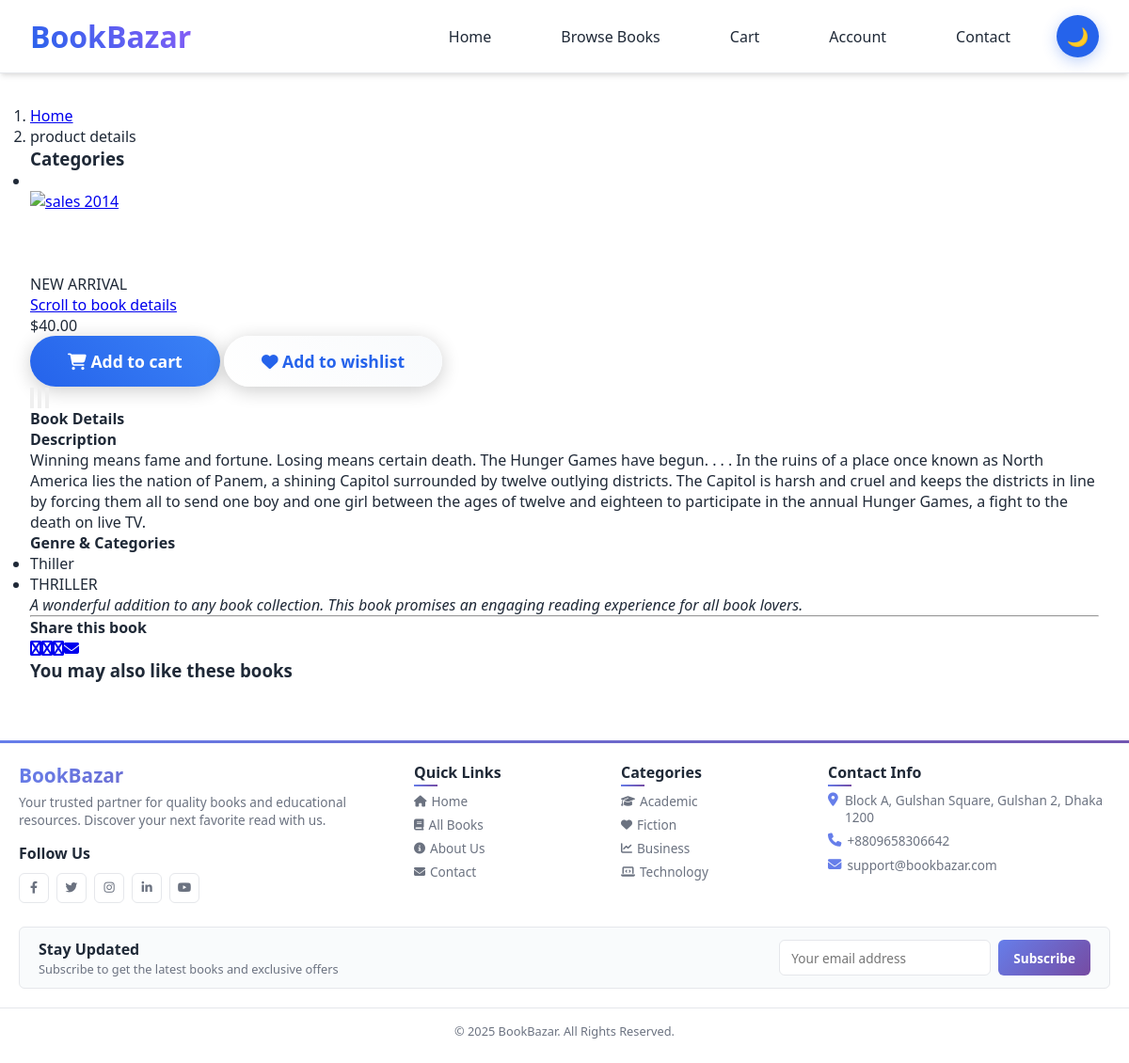
The page /product/the-hunger-games/ on the database its author committed.
### eco/models.py (models this page shows, shortened)
class Book(models.Model):
    title = models.CharField(max_length=200)
    author = models.ForeignKey(Author, on_delete=models.SET_NULL, null=True, blank=True)
    additional_authors = models.CharField(max_length=200, blank=True, help_text="Other authors, separated by commas")
    isbn = models.CharField(max_length=13, blank=True, verbose_name="ISBN")
    isbn13 = models.CharField(max_length=17, blank=True, verbose_name="ISBN-13")
    category = TreeForeignKey(Category, related_name='books', on_delete=models.SET_NULL, null=True, blank=True)
    genre = models.CharField(max_length=20, choices=BOOK_GENRES, blank=True)
    format_type = models.CharField(max_length=10, choices=BOOK_FORMATS, default='PAPERBACK')
    condition = models.CharField(max_length=10, choices=BOOK_CONDITIONS, default='NEW')
    publisher = models.ForeignKey(Publisher, on_delete=models.SET_NULL, null=True, blank=True)
    publication_date = models.DateField(null=True, blank=True)
    edition = models.CharField(max_length=50, blank=True)
    pages = models.PositiveIntegerField(null=True, blank=True)
    language = models.CharField(max_length=50, default='English')
    price = models.DecimalField(max_digits=10, decimal_places=2)
    discount_price = models.DecimalField(max_digits=10, decimal_places=2, null=True, blank=True)
    featured = models.BooleanField(default=False, help_text="Mark this book as featured on homepage")
    label1 = models.CharField(choices=LABEL_CHOICES, max_length=1, blank=True)
    label2 = models.CharField(choices=LABEL_CHOICES, max_length=1, blank=True)
    label3 = models.CharField(choices=LABEL_CHOICES, max_length=1, blank=True)
    cover_image = models.ImageField(upload_to='book_covers/', blank=True, null=True, help_text="Main book cover image")
    additional_images = models.ImageField(upload_to='book_images/', blank=True, null=True, help_text="Additional book images")
    description = models.TextField()
    excerpt = models.TextField(blank=True, help_text="Short excerpt or first chapter")
    stock_quantity = models.PositiveIntegerField(default=0)
    is_available = models.BooleanField(default=True)
    slug = models.SlugField(unique=True)
    created_at = models.DateTimeField(auto_now_add=True)
    updated_at = models.DateTimeField(auto_now=True)
    class Meta:
        ordering = ['-created_at']
        verbose_name = "Book"
        verbose_name_plural = "Books"
    def get_add_to_cart_url(self):
        return reverse("eco:add-to-cart", kwargs={'slug': self.slug})
    def get_add_to_wish_url(self):
        return reverse("eco:add-to-wish", kwargs={'slug': self.slug})

class Category(MPTTModel):
    name = models.CharField(max_length=50, unique=True)
    parent = TreeForeignKey('self', on_delete=models.CASCADE, null=True, blank=True, related_name='children', db_index=True)
    slug = models.SlugField(null=False, unique=True)
    description = models.TextField(blank=True)
    image = models.ImageField(upload_to='category_images/', blank=True, null=True)
    class MPTTMeta:
        order_insertion_by = ['name']
    class Meta:
        verbose_name_plural = "Categories"

### eco/views.py (the view)
# urls.py: path('product/<slug:slug>/', views.EcoDetail.as_view(), name='product-detail'),
class EcoDetail(DetailView):
    model = Book
    template_name = 'eco/detail.html'
    context_object_name = 'item'
    def get_context_data(self, **kwargs):
        context = super().get_context_data(**kwargs)
        context['categories'] = Category.objects.annotate(
            total_books=Count('books', filter=Q(books__is_available=True))
        )
        context['related_items'] = Book.objects.filter(category=self.object.category).exclude(pk=self.object.pk)[:3]
        if self.request.user.is_authenticated:
            context['in_wishlist'] = Wishlist.objects.filter(
                user=self.request.user,
                book=self.object
            ).exists()
            try:
                cart = Cart.objects.get(user=self.request.user)
                context['in_cart'] = CartItem.objects.filter(
                    cart=cart,
                    book=self.object
                ).exists()
            except Cart.DoesNotExist:
                context['in_cart'] = False
        else:
            context['in_wishlist'] = False
            context['in_cart'] = False
        return context

### eco/context_processors.py (called while the page is built, shortened)
def cart_count(request):
    cart_count = 0
    return {'cart_count': cart_count}

### templates/eco/detail.html (shortened to what this page needs)
{% extends "eco/base.html" %}
{% load static %}
{% load mptt_tags %}
{% block content %}
  <body>
    <div id="all">
      <div id="content">
        <div class="container">
          <div class="row">
            <div class="col-lg-12">
              <nav aria-label="breadcrumb">
                <ol class="breadcrumb">
                  <li class="breadcrumb-item"><a href="#">Home</a></li>
                  <li aria-current="page" class="breadcrumb-item active">product details</li>
                </ol>
              </nav>
            </div>
            <div class="col-lg-3">
              <div class="card sidebar-menu mb-4">
                <div class="card-header">
                  <h3 class="h4 card-title">Categories</h3>
                </div>
                <div class="card-body">
                  <ul class="nav nav-pills flex-column category-menu">
                    <li>
                  </li>
                  </ul>
                </div>
              </div>
              <div class="banner"><a href="#"><img src="{% static 'eco/img/banner.jpg' %}" alt="sales 2014" class="img-fluid"></a></div>
            </div>
            <div class="col-lg-9 order-1 order-lg-2">
              <div id="productMain" class="row">
                <div class="col-md-6">
                  <div data-slider-id="1" class="owl-carousel shop-detail-carousel">
                    <div class="item"> <img src="{{object.image.url}}" alt="" class="img-fluid"></div>
                    <div class="item"> <img src="{{object.image.url}}" alt="" class="img-fluid"></div>
                    <div class="item"> <img src="{{object.image.url}}" alt="" class="img-fluid"></div>
                  </div>
                  {% if object.label1 %}
                  <div class="ribbon sale">
                    <div class="theribbon">{{object.get_label1_display}}</div>
                  </div>
                  {% endif %}
                </div>
                <div class="col-md-6">
                  <div class="box">
                    <p class="goToDescription"><a href="#details" class="scroll-to">Scroll to book details</a></p>
                    <p class="price">${{object.price}}</p>
                    <p class="text-center buttons"><a href="{{ object.get_add_to_cart_url }}" class="btn btn-primary"><i class="fa fa-shopping-cart"></i> Add to cart</a>
                      <a href="{{ object.get_add_to_wish_url}}" class="btn btn-outline-primary"><i class="fa fa-heart"></i> Add to wishlist</a></p>
                  </div>
                  <div data-slider-id="1" class="owl-thumbs">
                    <button class="owl-thumb-item"><img src="{{object.image.url}}" alt="" class="img-fluid"></button>
                    <button class="owl-thumb-item"><img src="{{object.image.url}}" alt="" class="img-fluid"></button>
                    <button class="owl-thumb-item"><img src="{{object.image.url}}" alt="" class="img-fluid"></button>
                  </div>
                </div>
              </div>
              <div class="book-details box" id="details">
                <h4>Book Details</h4>
                <h4>Description</h4>
                <p>{{ object.description }}</p>
                <h4>Genre & Categories</h4>
                <ul>
                  <li>{{ object.category.name }}</li>
                  {% if object.genre %}
                  <li>{{ object.genre }}</li>
                  {% endif %}
                </ul>
                <blockquote>
                  <p><em>A wonderful addition to any book collection. This book promises an engaging reading experience for all book lovers.</em></p>
                </blockquote>
                <hr>
                <div class="social">
                  <h4>Share this book</h4>
                  <p><a href="#" class="external facebook"><i class="fa fa-facebook"></i></a><a href="#" class="external gplus"><i class="fa fa-google-plus"></i></a><a href="#" class="external twitter"><i class="fa fa-twitter"></i></a><a href="#" class="email"><i class="fa fa-envelope"></i></a></p>
                </div>
              </div>
              <div class="row same-height-row">
                <div class="col-md-3 col-sm-6">
                  <div class="box same-height">
                    <h3>You may also like these books</h3>
                  </div>
                </div>
              </div>
            </div>
          </div>
        </div>
      </div>
    </div>
  </body>
{% endblock content %}

### templates/eco/base.html (style rules this page uses)
:root { --primary: #2563eb; --primary-light: #3b82f6; --secondary: #10b981; --accent: #8b5cf6; --dark: #1f2937; --light: #ffffff; --gray-light: #f8fafc; --gray: #6b7280; --border: #e5e7eb; --bg-color: #ffffff; --text-color: #1f2937; --card-bg: #ffffff; --nav-bg: rgba(255, 255, 255, 0.95); --shadow: 0 4px 6px -1px rgba(0, 0, 0, 0.1), 0 2px 4px -1px rgba(0, 0, 0, 0.06); --shadow-lg: 0 20px 25px -5px rgba(0, 0, 0, 0.1), 0 10px 10px -5px rgba(0, 0, 0, 0.04); }
* { margin: 0; padding: 0; box-sizing: border-box; font-family: 'Segoe UI', system-ui, sans-serif; }
body { background: var(--bg-color); color: var(--text-color); min-height: 100vh; overflow-x: hidden; transition: all 0.3s ease; }
.btn { background: linear-gradient(45deg, var(--light), #f8fafc); border: none; padding: 15px 40px; border-radius: 30px; color: var(--primary); font-weight: 600; cursor: pointer; transition: all 0.3s ease; box-shadow: 0 4px 20px rgba(0, 0, 0, 0.2); font-size: 1.1rem; text-decoration: none; display: inline-block; }
.btn-primary { background: linear-gradient(45deg, var(--primary), var(--primary-light)); color: white; }

### rows shown on the page
Book: label1 "NEW ARRIVAL", price "40.00", description "Winning means fame and fortune. Losing means certain death. The Hunger Games have begun. . . . In the ruins of a place once known as North America lies the nation of Panem, a shining Capitol surrounded by twelve outlying districts. The Capitol is harsh and cruel and keeps the districts in line by forcing them all to send one boy and one girl between the ages of twelve and eighteen to participate in the annual Hunger Games, a fight to the death on live TV.", category.name "Thiller", genre "THRILLER"
